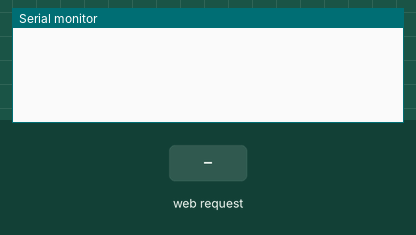
A sketch run on a simulated ESP32. On the bench: the last lines printed to the serial monitor. Inputs (shaded band) come from the test bench. Nothing arrives over Bluetooth unless stated.

Above: at 1.7 s.
1.8 s: HTTP request GET /test_connect received
At 3.8 s:
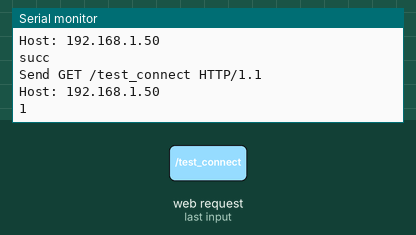
4.3 s: HTTP request GET /test_conect received
At 4.6 s:
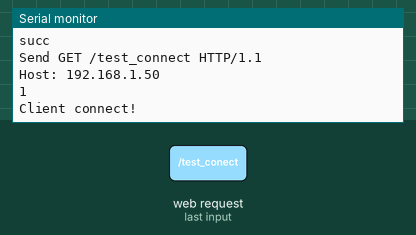

The sketch:

ESP32_Finial01.ino
```cpp
#include<WiFi.h>
#include<BluetoothSerial.h>

const char*ssidAP="ESP32_WiFi";
const char*passwordAP="3B017126";

uint8_t slaveAdd[6] ={0x98,0xD3,0x61,0xF6,0xE1,0xB6};
String Name = "ESP32_Master";
bool connect;
BluetoothSerial BT;

WiFiServer server(80);
String Fullcmd="";
bool nanoIsWorking=false;


String getValue(String,char,int);
void BTListener();
void BTActive();

void setup() {
    Serial.begin(115200);
    WiFi.softAP(ssidAP,passwordAP);
    delay(500);
    server.begin();
}

void loop() {
    WiFiClient client = server.available();
    if(client) {
      Serial.println("Client connect!");
      if(client.available()) {
        Fullcmd=client.readString();
        Serial.print("-------");
        Serial.println("***\n"+Fullcmd);
      }
    }

    if(Fullcmd!="") {
      BTActive();
      if(Fullcmd=="test_connect") {
        String res = "True,";
        if(nanoIsWorking) res+"True";
        else  res+"False";
        client.print(res);
      }
      //client.stop();
    }
}

String getValue(String data, char separator, int index) { //分割命令
    long int found = 0;
    long int strIndex[] = { 0, -1 };
    long int maxIndex = data.length() - 1;
    for (int i = 0; i <= maxIndex && found <= index; i++) {
        if (data.charAt(i) == separator || i == maxIndex) {
            found++;
            strIndex[0] = strIndex[1] + 1;
            strIndex[1] = (i == maxIndex) ? i+1 : i;
        }
    }
    return found > index ? data.substring(strIndex[0], strIndex[1]) : "";
}

void BTActive() {
  BT.begin(Name,true);
  connect = BT.connect(slaveAdd);
  if(connect) Serial.println("succ");
  else {
    while(!connect){
      Serial.println("fail");
      connect = BT.connect(slaveAdd);
      delay(5000);
    }
    Serial.println("succ");
  }
  BTListener();
}

void BTListener() {
  String response;
  long int startTime;
  Serial.print("Send ");Serial.println(Fullcmd);
  BT.print(Fullcmd);

  if(Fullcmd=="test_conect") {
    startTime=millis();
    while(millis()-startTime<=(30*1000)) {
      if(BT.available()) {
        if(BT.readString()=="Test complete") {
          nanoIsWorking=true;
          Fullcmd="";
          return;
        }
      }
    }
  }

  long int sinkSec = getValue(Fullcmd,',',0).toInt();
  double ensureTime = sinkSec*1000/10.0;
  int counter=1;
  startTime = millis();

  while(millis()-startTime<=sinkSec*1000) {
    if(millis()-startTime>=ensureTime*counter) {
      BT.println("ensure Nano is OK");
      Serial.println(counter);
      counter++;
    }
  }
  Fullcmd="";
}


/*


吸水 -> 過程
?藍芽段連


吸滿了 ->等待固定時間 ==保證藍芽暢通

藍芽段連->上浮
*/
```

Measured:
- after the input at 1.8 s, the serial monitor: prints a new line at once (image 1)
